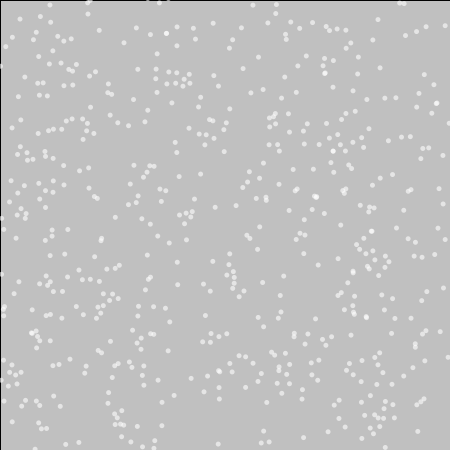
Frame 1 (no input)
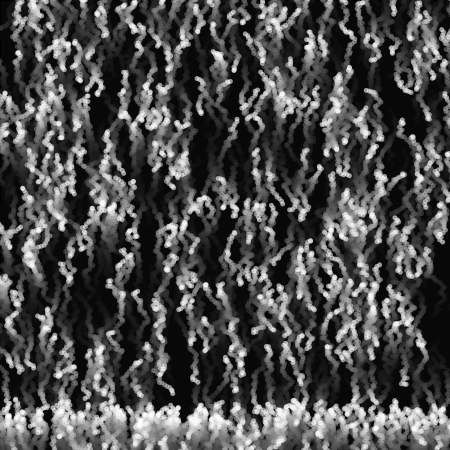
Frame 60 (the mouse pressed at the canvas centre just before this capture)
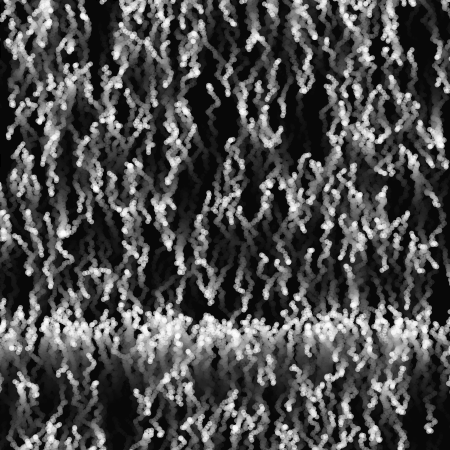
Frame 120 (the mouse held since frame 60 and released just before this capture)

The Processing sketch that drew these frames (run headless with seeded random() and noise(); from frame 60 on, the mouse is pressed at the canvas centre):

// Processing sketch: processing_42330
// ── processing_42330.pde

/*
Daniel Li
Left Click for Fire, release and observe
Right Click for Water, release and observe
Middle Button to reset
*/

snow[] s;
float bgcolor;

void setup()
{
  size(450, 450);
  smooth();

  s = new snow[750];
  for (int i = 0; i<750; i++)
  {
    s[i] = new snow();
    s[i].x = random(0, 450);
    s[i].y = random(-250, 450);
    s[i].x1 = random(0, 450);
    s[i].y1 = random(-250, 450);
    s[i].a = -3;
    s[i].d = 3;
    s[i].s1 = 5;
    s[i].s2 = 5;
    s[i].r = 255;
    s[i].g = 255;
    s[i].b = 255;
  }
  color bgcolor = color(0);
}

void draw()
{
  fill(bgcolor, 15);
  rect(0, 0, 450, 450);
  for (int i =0;i<height;i++)
  {
    s[i].show();
    s[i].fall();
    s[i].resetD();
    s[i].resetE();
    s[i].fire();
    s[i].water();
    s[i].restart();
    //s[i].grow();
  }
}

class snow
{
  float x, y, x1, y1, a, d, s1, s2, r, g, b;

  void show()
  {
    noStroke();
    fill(r, g, b, 150);
    ellipse(x, y, s1, s2);
    fill(r, g, b, 150);
    ellipse(x1, y1, s1, s2);
  }
  void fall()
  {
    x += random(a, d);
    y += random(0, 3);
    x1 += random(a, d);
    y1 -= random(0, 3);
  }
  void resetD()
  {
    if (y>550)
    {
      y = -50;
    }
  }
  void resetE()
  {
    if (y1<-30)
    {
      y1 = 500;
    }
  }
  void grow()
  {
    s1 += 0.5;
    s2 += 0.5;
    if (s1 > 100 && s2 > 100)
    {
      s1 = 5;
      s2 = 5;
    }
  }
  void fire()
  {
    if (mousePressed  == true &&(mouseButton == LEFT))
    {
      bgcolor = color(255);
      r = random(250, 255);
      g = random(0, 200);
      b = random(0, 3);
      x = mouseX+random(-50, 50);
      y = mouseY+random(0, 50);
      x1 = mouseX+random(-50, 50);
      y1 = mouseY+random(50, 100);
    }
  }
  void water()
  {
    if (mousePressed &&(mouseButton == RIGHT))
    {
      bgcolor = color(255);
      r = random(0, 3);
      g = random(0, 200);
      b = random(250, 255);
      x = mouseX+random(-50, 50);
      y = mouseY+random(0, 50);
      x1 = mouseX+random(-50, 50);
      y1 = mouseY+random(50, 100);
    }
  }
  void restart()
  {
    if (mousePressed && (mouseButton == CENTER))
    {
      setup();
    }
  }
}
